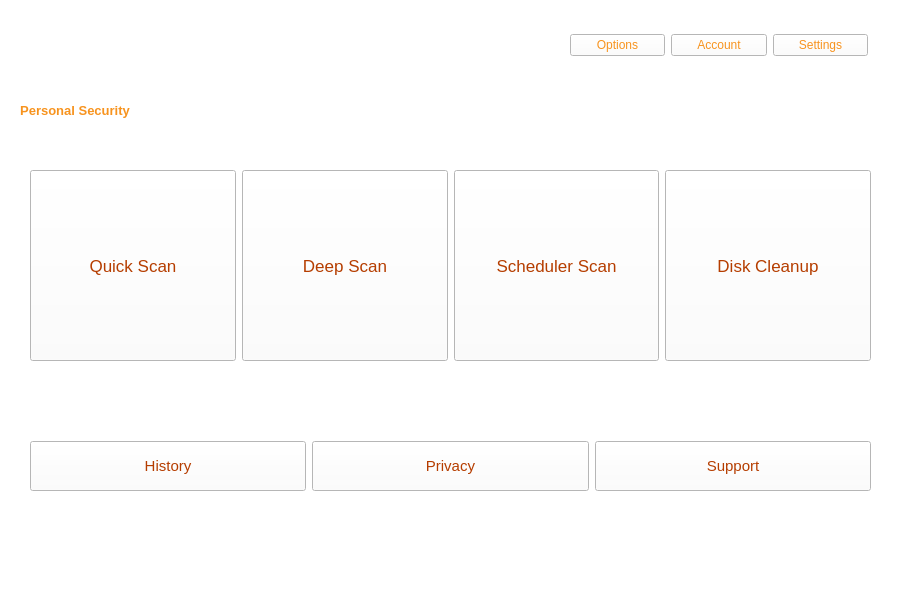
<?xml version="1.0" encoding="UTF-8"?>
<ui version="4.0">
 <class>DashboardLayout</class>
 <widget class="QMainWindow" name="DashboardLayout">
  <property name="geometry">
   <rect>
    <x>0</x>
    <y>0</y>
    <width>900</width>
    <height>600</height>
   </rect>
  </property>
  <property name="minimumSize">
   <size>
    <width>900</width>
    <height>600</height>
   </size>
  </property>
  <property name="maximumSize">
   <size>
    <width>900</width>
    <height>600</height>
   </size>
  </property>
  <property name="font">
   <font>
    <family>Arial</family>
   </font>
  </property>
  <property name="windowTitle">
   <string>T Antivirus</string>
  </property>
  <property name="windowIcon">
   <iconset>
    <normaloff>icons/tav_logo.png</normaloff>icons/tav_logo.png</iconset>
  </property>
  <property name="autoFillBackground">
   <bool>false</bool>
  </property>
  <property name="styleSheet">
   <string notr="true">background-color: #ffffff;</string>
  </property>
  <widget class="QWidget" name="centralwidget">
   <widget class="QLabel" name="lbl_logo">
    <property name="geometry">
     <rect>
      <x>25</x>
      <y>0</y>
      <width>100</width>
      <height>100</height>
     </rect>
    </property>
    <property name="font">
     <font/>
    </property>
    <property name="text">
     <string/>
    </property>
    <property name="pixmap">
     <pixmap>../../../../Pictures/Designs/tav_logo.png</pixmap>
    </property>
    <property name="scaledContents">
     <bool>true</bool>
    </property>
   </widget>
   <widget class="QLabel" name="lbl_decription">
    <property name="geometry">
     <rect>
      <x>0</x>
      <y>100</y>
      <width>150</width>
      <height>20</height>
     </rect>
    </property>
    <property name="font">
     <font>
      <family>Arial</family>
      <pointsize>10</pointsize>
      <weight>75</weight>
      <bold>true</bold>
     </font>
    </property>
    <property name="autoFillBackground">
     <bool>false</bool>
    </property>
    <property name="styleSheet">
     <string notr="true">color: #f7931e;</string>
    </property>
    <property name="text">
     <string>Personal Security</string>
    </property>
    <property name="alignment">
     <set>Qt::AlignCenter</set>
    </property>
   </widget>
   <widget class="QWidget" name="horizontalLayoutWidget">
    <property name="geometry">
     <rect>
      <x>570</x>
      <y>30</y>
      <width>298</width>
      <height>31</height>
     </rect>
    </property>
    <property name="font">
     <font>
      <family>Arial</family>
     </font>
    </property>
    <layout class="QHBoxLayout" name="horizontalLayout">
     <item>
      <widget class="QPushButton" name="btnOptions">
       <property name="font">
        <font>
         <family>Arial</family>
        </font>
       </property>
       <property name="cursor">
        <cursorShape>PointingHandCursor</cursorShape>
       </property>
       <property name="styleSheet">
        <string notr="true">background-color: rgb(255, 255, 255);
color: #f7931e;</string>
       </property>
       <property name="text">
        <string>Options</string>
       </property>
       <property name="icon">
        <iconset>
         <normaloff>icons/options.png</normaloff>icons/options.png</iconset>
       </property>
      </widget>
     </item>
     <item>
      <widget class="QPushButton" name="btnAccount">
       <property name="font">
        <font>
         <family>Arial</family>
        </font>
       </property>
       <property name="cursor">
        <cursorShape>PointingHandCursor</cursorShape>
       </property>
       <property name="styleSheet">
        <string notr="true">background-color: rgb(255, 255, 255);
color: #f7931e;</string>
       </property>
       <property name="text">
        <string>Account</string>
       </property>
       <property name="icon">
        <iconset>
         <normaloff>icons/personal.png</normaloff>icons/personal.png</iconset>
       </property>
      </widget>
     </item>
     <item>
      <widget class="QPushButton" name="btnSettings">
       <property name="font">
        <font>
         <family>Arial</family>
        </font>
       </property>
       <property name="cursor">
        <cursorShape>PointingHandCursor</cursorShape>
       </property>
       <property name="styleSheet">
        <string notr="true">background-color: rgb(255, 255, 255);
color: #f7931e;</string>
       </property>
       <property name="text">
        <string>Settings</string>
       </property>
       <property name="icon">
        <iconset>
         <normaloff>icons/setting_icon.png</normaloff>icons/setting_icon.png</iconset>
       </property>
      </widget>
     </item>
    </layout>
   </widget>
   <widget class="QWidget" name="horizontalLayoutWidget_2">
    <property name="geometry">
     <rect>
      <x>30</x>
      <y>170</y>
      <width>841</width>
      <height>191</height>
     </rect>
    </property>
    <property name="font">
     <font>
      <family>Arial</family>
     </font>
    </property>
    <layout class="QHBoxLayout" name="horizontalLayout_2">
     <item>
      <widget class="QPushButton" name="btnQuickScan">
       <property name="sizePolicy">
        <sizepolicy hsizetype="Minimum" vsizetype="Minimum">
         <horstretch>0</horstretch>
         <verstretch>0</verstretch>
        </sizepolicy>
       </property>
       <property name="minimumSize">
        <size>
         <width>100</width>
         <height>150</height>
        </size>
       </property>
       <property name="font">
        <font>
         <family>Arial</family>
         <pointsize>13</pointsize>
         <weight>9</weight>
         <italic>false</italic>
         <bold>false</bold>
        </font>
       </property>
       <property name="cursor">
        <cursorShape>PointingHandCursor</cursorShape>
       </property>
       <property name="contextMenuPolicy">
        <enum>Qt::ActionsContextMenu</enum>
       </property>
       <property name="layoutDirection">
        <enum>Qt::LeftToRight</enum>
       </property>
       <property name="autoFillBackground">
        <bool>false</bool>
       </property>
       <property name="styleSheet">
        <string notr="true">background-color: rgb(255, 255, 255);
font: 75 13pt &quot;Arial&quot;;
color: rgb(181, 61, 0);</string>
       </property>
       <property name="inputMethodHints">
        <set>Qt::ImhNone</set>
       </property>
       <property name="text">
        <string>Quick Scan</string>
       </property>
       <property name="icon">
        <iconset>
         <normaloff>icons/quick.png</normaloff>icons/quick.png</iconset>
       </property>
       <property name="iconSize">
        <size>
         <width>60</width>
         <height>60</height>
        </size>
       </property>
       <property name="checkable">
        <bool>false</bool>
       </property>
       <property name="autoDefault">
        <bool>false</bool>
       </property>
      </widget>
     </item>
     <item>
      <widget class="QPushButton" name="btnDeepScan">
       <property name="sizePolicy">
        <sizepolicy hsizetype="Minimum" vsizetype="Minimum">
         <horstretch>0</horstretch>
         <verstretch>0</verstretch>
        </sizepolicy>
       </property>
       <property name="minimumSize">
        <size>
         <width>100</width>
         <height>150</height>
        </size>
       </property>
       <property name="font">
        <font>
         <family>Arial</family>
         <pointsize>13</pointsize>
         <weight>9</weight>
         <italic>false</italic>
         <bold>false</bold>
        </font>
       </property>
       <property name="cursor">
        <cursorShape>PointingHandCursor</cursorShape>
       </property>
       <property name="contextMenuPolicy">
        <enum>Qt::ActionsContextMenu</enum>
       </property>
       <property name="layoutDirection">
        <enum>Qt::LeftToRight</enum>
       </property>
       <property name="autoFillBackground">
        <bool>false</bool>
       </property>
       <property name="styleSheet">
        <string notr="true">background-color: rgb(255, 255, 255);
font: 75 13pt &quot;Arial&quot;;
color: rgb(181, 61, 0);</string>
       </property>
       <property name="inputMethodHints">
        <set>Qt::ImhNone</set>
       </property>
       <property name="text">
        <string>Deep Scan</string>
       </property>
       <property name="icon">
        <iconset>
         <normaloff>icons/deep.png</normaloff>icons/deep.png</iconset>
       </property>
       <property name="iconSize">
        <size>
         <width>60</width>
         <height>60</height>
        </size>
       </property>
       <property name="checkable">
        <bool>false</bool>
       </property>
       <property name="autoDefault">
        <bool>false</bool>
       </property>
      </widget>
     </item>
     <item>
      <widget class="QPushButton" name="btnSchedulerScan">
       <property name="sizePolicy">
        <sizepolicy hsizetype="Minimum" vsizetype="Minimum">
         <horstretch>0</horstretch>
         <verstretch>0</verstretch>
        </sizepolicy>
       </property>
       <property name="minimumSize">
        <size>
         <width>100</width>
         <height>150</height>
        </size>
       </property>
       <property name="font">
        <font>
         <family>Arial</family>
         <pointsize>13</pointsize>
         <weight>9</weight>
         <italic>false</italic>
         <bold>false</bold>
        </font>
       </property>
       <property name="cursor">
        <cursorShape>PointingHandCursor</cursorShape>
       </property>
       <property name="contextMenuPolicy">
        <enum>Qt::ActionsContextMenu</enum>
       </property>
       <property name="layoutDirection">
        <enum>Qt::LeftToRight</enum>
       </property>
       <property name="autoFillBackground">
        <bool>false</bool>
       </property>
       <property name="styleSheet">
        <string notr="true">background-color: rgb(255, 255, 255);
font: 75 13pt &quot;Arial&quot;;
color: rgb(181, 61, 0);</string>
       </property>
       <property name="inputMethodHints">
        <set>Qt::ImhNone</set>
       </property>
       <property name="text">
        <string>Scheduler Scan</string>
       </property>
       <property name="icon">
        <iconset>
         <normaloff>icons/schedule.png</normaloff>icons/schedule.png</iconset>
       </property>
       <property name="iconSize">
        <size>
         <width>60</width>
         <height>60</height>
        </size>
       </property>
       <property name="checkable">
        <bool>false</bool>
       </property>
       <property name="autoDefault">
        <bool>false</bool>
       </property>
      </widget>
     </item>
     <item>
      <widget class="QPushButton" name="btnDiskCleanup">
       <property name="sizePolicy">
        <sizepolicy hsizetype="Minimum" vsizetype="Minimum">
         <horstretch>0</horstretch>
         <verstretch>0</verstretch>
        </sizepolicy>
       </property>
       <property name="minimumSize">
        <size>
         <width>100</width>
         <height>150</height>
        </size>
       </property>
       <property name="font">
        <font>
         <family>Arial</family>
         <pointsize>13</pointsize>
         <weight>9</weight>
         <italic>false</italic>
         <bold>false</bold>
        </font>
       </property>
       <property name="cursor">
        <cursorShape>PointingHandCursor</cursorShape>
       </property>
       <property name="contextMenuPolicy">
        <enum>Qt::ActionsContextMenu</enum>
       </property>
       <property name="layoutDirection">
        <enum>Qt::LeftToRight</enum>
       </property>
       <property name="autoFillBackground">
        <bool>false</bool>
       </property>
       <property name="styleSheet">
        <string notr="true">background-color: rgb(255, 255, 255);
font: 75 13pt &quot;Arial&quot;;
color: rgb(181, 61, 0);</string>
       </property>
       <property name="inputMethodHints">
        <set>Qt::ImhNone</set>
       </property>
       <property name="text">
        <string>Disk Cleanup</string>
       </property>
       <property name="icon">
        <iconset>
         <normaloff>icons/cleanup.png</normaloff>icons/cleanup.png</iconset>
       </property>
       <property name="iconSize">
        <size>
         <width>60</width>
         <height>60</height>
        </size>
       </property>
       <property name="checkable">
        <bool>false</bool>
       </property>
       <property name="autoDefault">
        <bool>false</bool>
       </property>
      </widget>
     </item>
    </layout>
   </widget>
   <widget class="QWidget" name="horizontalLayoutWidget_3">
    <property name="geometry">
     <rect>
      <x>30</x>
      <y>440</y>
      <width>841</width>
      <height>52</height>
     </rect>
    </property>
    <property name="font">
     <font>
      <family>Arial</family>
     </font>
    </property>
    <layout class="QHBoxLayout" name="horizontalLayout_3">
     <item>
      <widget class="QPushButton" name="btnHistory">
       <property name="sizePolicy">
        <sizepolicy hsizetype="Minimum" vsizetype="Fixed">
         <horstretch>0</horstretch>
         <verstretch>0</verstretch>
        </sizepolicy>
       </property>
       <property name="minimumSize">
        <size>
         <width>0</width>
         <height>50</height>
        </size>
       </property>
       <property name="font">
        <font>
         <family>Arial</family>
         <pointsize>11</pointsize>
         <weight>9</weight>
         <italic>false</italic>
         <bold>false</bold>
        </font>
       </property>
       <property name="cursor">
        <cursorShape>PointingHandCursor</cursorShape>
       </property>
       <property name="styleSheet">
        <string notr="true">background-color: rgb(255, 255, 255);
font: 75 11pt &quot;Arial&quot;;
color: rgb(181, 61, 0);</string>
       </property>
       <property name="text">
        <string>History</string>
       </property>
       <property name="icon">
        <iconset>
         <normaloff>icons/history.png</normaloff>icons/history.png</iconset>
       </property>
       <property name="iconSize">
        <size>
         <width>40</width>
         <height>40</height>
        </size>
       </property>
      </widget>
     </item>
     <item>
      <widget class="QPushButton" name="btnPrivacy">
       <property name="sizePolicy">
        <sizepolicy hsizetype="Minimum" vsizetype="Fixed">
         <horstretch>0</horstretch>
         <verstretch>0</verstretch>
        </sizepolicy>
       </property>
       <property name="minimumSize">
        <size>
         <width>0</width>
         <height>50</height>
        </size>
       </property>
       <property name="font">
        <font>
         <family>Arial</family>
         <pointsize>11</pointsize>
         <weight>9</weight>
         <italic>false</italic>
         <bold>false</bold>
        </font>
       </property>
       <property name="cursor">
        <cursorShape>PointingHandCursor</cursorShape>
       </property>
       <property name="styleSheet">
        <string notr="true">background-color: rgb(255, 255, 255);
font: 75 11pt &quot;Arial&quot;;
color: rgb(181, 61, 0);</string>
       </property>
       <property name="text">
        <string>Privacy</string>
       </property>
       <property name="icon">
        <iconset>
         <normaloff>icons/privacy.png</normaloff>icons/privacy.png</iconset>
       </property>
       <property name="iconSize">
        <size>
         <width>40</width>
         <height>40</height>
        </size>
       </property>
      </widget>
     </item>
     <item>
      <widget class="QPushButton" name="btnSupport">
       <property name="sizePolicy">
        <sizepolicy hsizetype="Minimum" vsizetype="Fixed">
         <horstretch>0</horstretch>
         <verstretch>0</verstretch>
        </sizepolicy>
       </property>
       <property name="minimumSize">
        <size>
         <width>0</width>
         <height>50</height>
        </size>
       </property>
       <property name="font">
        <font>
         <family>Arial</family>
         <pointsize>11</pointsize>
         <weight>9</weight>
         <italic>false</italic>
         <bold>false</bold>
        </font>
       </property>
       <property name="cursor">
        <cursorShape>PointingHandCursor</cursorShape>
       </property>
       <property name="styleSheet">
        <string notr="true">background-color: rgb(255, 255, 255);
font: 75 11pt &quot;Arial&quot;;
color: rgb(181, 61, 0);</string>
       </property>
       <property name="text">
        <string>Support</string>
       </property>
       <property name="icon">
        <iconset>
         <normaloff>icons/support.png</normaloff>icons/support.png</iconset>
       </property>
       <property name="iconSize">
        <size>
         <width>40</width>
         <height>40</height>
        </size>
       </property>
      </widget>
     </item>
    </layout>
   </widget>
  </widget>
  <widget class="QMenuBar" name="menubar">
   <property name="geometry">
    <rect>
     <x>0</x>
     <y>0</y>
     <width>900</width>
     <height>26</height>
    </rect>
   </property>
  </widget>
 </widget>
 <resources/>
 <connections/>
</ui>
